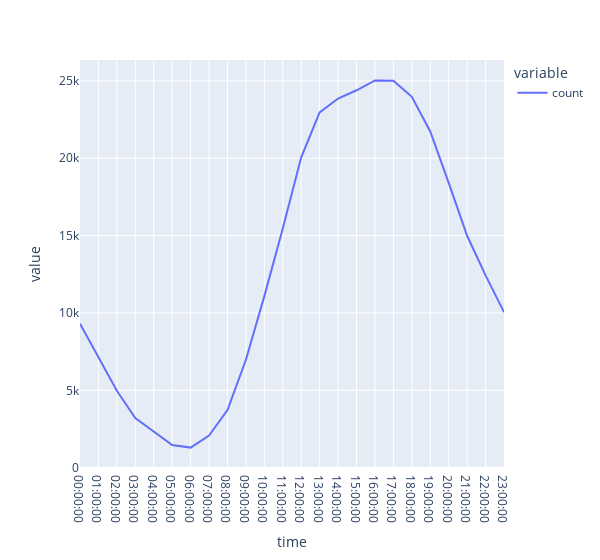

The cell this chart's notebook holds for it:
### Code cell
df = grouped_counts_df_wd[grouped_counts_df_wd["weekday"]==5]
df = df.groupby("time")["count"].mean().reset_index().set_index("time")
px.line(df, width=600)

### Figure 1 — Plotly figure (JSON) as saved in the notebook; plotly's stock layout.template omitted (floating-point values rounded to 4 significant figures)
{"data": [{"hovertemplate": "variable=count<br>time=%{x}<br>value=%{y}<extra></extra>", "legendgroup": "count", "line": {"color": "#636efa", "dash": "solid"}, "marker": {"symbol": "circle"}, "mode": "lines", "name": "count", "orientation": "v", "showlegend": true, "type": "scatter", "x": ["00:00:00", "01:00:00", "02:00:00", "03:00:00", "04:00:00", "05:00:00", "06:00:00", "07:00:00", "08:00:00", "09:00:00", "10:00:00", "11:00:00", "12:00:00", "13:00:00", "14:00:00", "15:00:00", "16:00:00", "17:00:00", "18:00:00", "19:00:00", "20:00:00", "21:00:00", "22:00:00", "23:00:00"], "xaxis": "x", "y": [9313, 7144, 4968, 3213, 2317, 1469, 1299, 2073, 3727, 6977, 11091, 15455, 20061, 22959, 23860, 24394, 25032, 25014, 23973, 21729, 18409, 14989, 12433, 10053], "yaxis": "y"}], "layout": {"legend": {"title": {"text": "variable"}, "tracegroupgap": 0}, "margin": {"t": 60}, "width": 600, "xaxis": {"anchor": "y", "domain": [0, 1], "title": {"text": "time"}}, "yaxis": {"anchor": "x", "domain": [0, 1], "title": {"text": "value"}}}}
